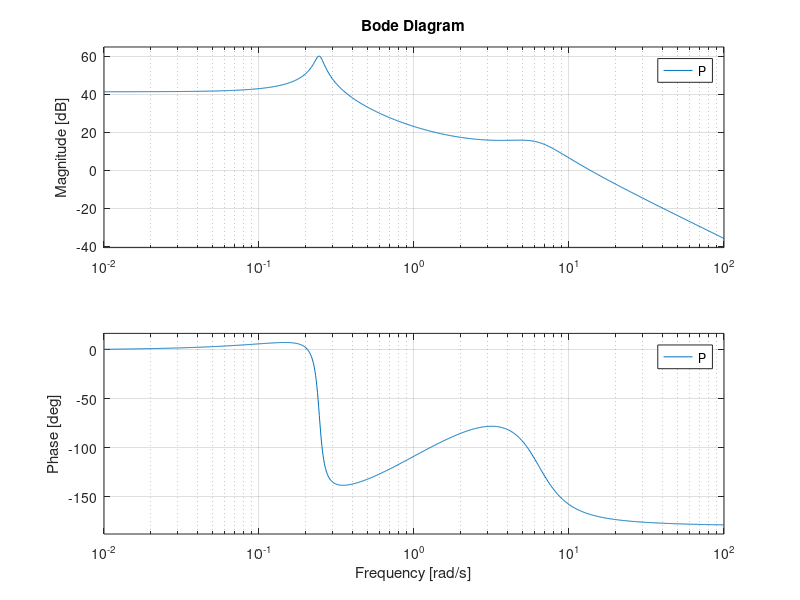
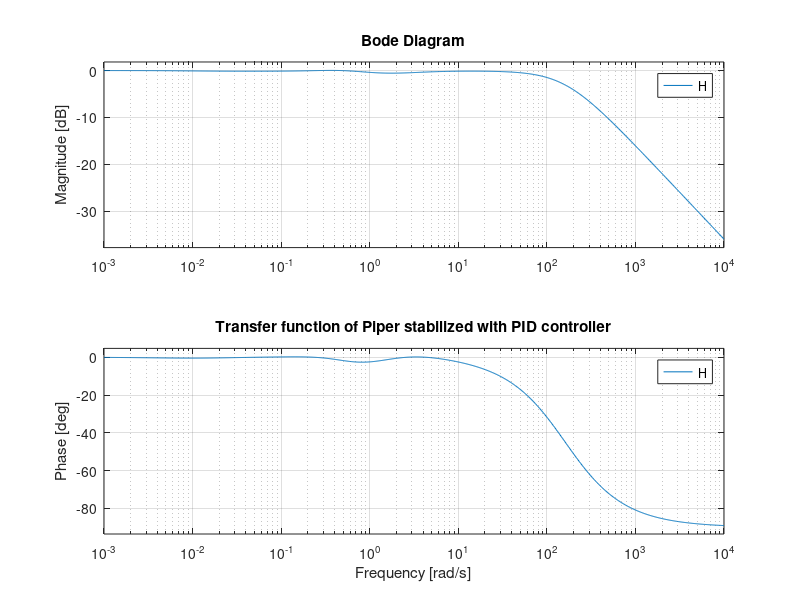

Write the MATLAB code that produced these figures, in order.
% Parameters and system definition for the Piper example
% Jerome Jouffroy, September 2024

num1 = [1 2.5];
den1 = [1 5 40];
sys1 = tf(num1,den1)

num2 = [1 0.7];
den2 = [1 0.03 0.06];
sys2 = tf(num2,den2)

% cascade of 2 systems
P = 160*sys1*sys2

% plot its Bode diagrams
figure, bode(P)
grid on

% calculate DC gain
P_DCgain = dcgain(P)

% extraction of numerator and denominator
[ numP , denP ] = tfdata(P,'v');

% PID tuning
Kp = 0.5;
Ki = 0.005;
Kd = 1;

% obtain the transfer function of the PID controller
s = tf('s');
C = Kp + Ki/s + Kd*s

% Transfer function of closed-loop system
H = feedback(C*P,1)
isstable(H) % check whether the CL system is stable
H_DCgain = dcgain(H) % compute the DC gain
% Plot the Bode diagrams
figure, bode(H)
grid on
title('Transfer function of Piper stabilized with PID controller')


